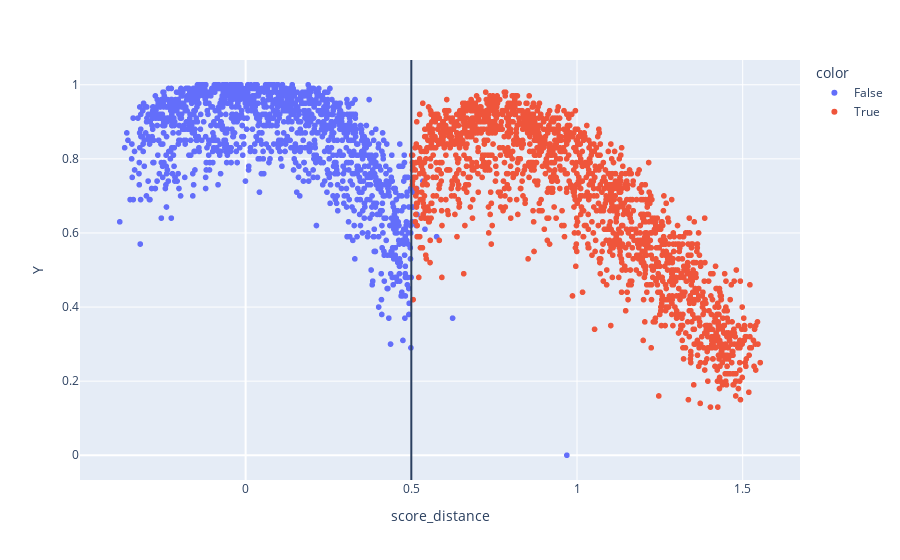

Write notebook code for a chart like this one.
### Code cell
data = datasets.dgp_area_yield(**{**params, 'n_obs': 3000})

# improved_points = data['score_improvement'] >= 0.0
# data = {k:v[improved_points] for k,v in data.items()}

fig = px.scatter(x=data['score_distance'] ,y=data['Y'], color=data['D'], labels=dict(x="score_distance", y="Y"), hover_data={'score_improvement': data['score_improvement'], 'score_distance_act': data['score_distance_act'], 'score_improvement_act': data['score_improvement_act']}) 
fig.add_vline(x=params['treatment_dist'])

### Figure 1 — Plotly figure (JSON) as saved in the notebook; plotly's stock layout.template omitted (floating-point values rounded to 4 significant figures; data arrays with more than 128 entries replaced by an {"elided": "..."} marker saying what was removed)
{"data": [{"customdata": {"elided": "1341x3 float values"}, "hovertemplate": "color=False<br>score_distance=%{x}<br>Y=%{y}<br>score_improvement=%{customdata[0]}<br>score_distance_act=%{customdata[1]}<br>score_improvement_act=%{customdata[2]}<extra></extra>", "legendgroup": "False", "marker": {"color": "#636efa", "symbol": "circle"}, "mode": "markers", "name": "False", "showlegend": true, "type": "scattergl", "x": {"elided": "1341 float values"}, "xaxis": "x", "y": {"elided": "1341 float values"}, "yaxis": "y"}, {"customdata": {"elided": "1659x3 float values"}, "hovertemplate": "color=True<br>score_distance=%{x}<br>Y=%{y}<br>score_improvement=%{customdata[0]}<br>score_distance_act=%{customdata[1]}<br>score_improvement_act=%{customdata[2]}<extra></extra>", "legendgroup": "True", "marker": {"color": "#EF553B", "symbol": "circle"}, "mode": "markers", "name": "True", "showlegend": true, "type": "scattergl", "x": {"elided": "1659 float values"}, "xaxis": "x", "y": {"elided": "1659 float values"}, "yaxis": "y"}], "layout": {"legend": {"title": {"text": "color"}, "tracegroupgap": 0}, "margin": {"t": 60}, "shapes": [{"type": "line", "x0": 0.5, "x1": 0.5, "xref": "x", "y0": 0, "y1": 1, "yref": "y domain"}], "xaxis": {"anchor": "y", "domain": [0, 1], "title": {"text": "score_distance"}}, "yaxis": {"anchor": "x", "domain": [0, 1], "title": {"text": "Y"}}}}
